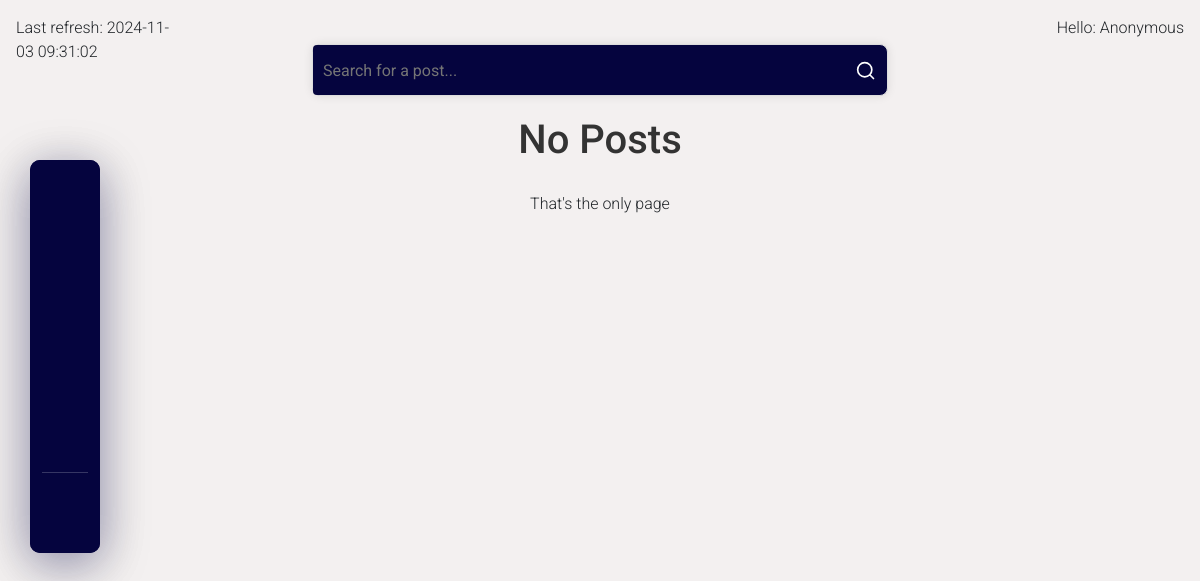
Page /dashboard/ on the earlier database version.
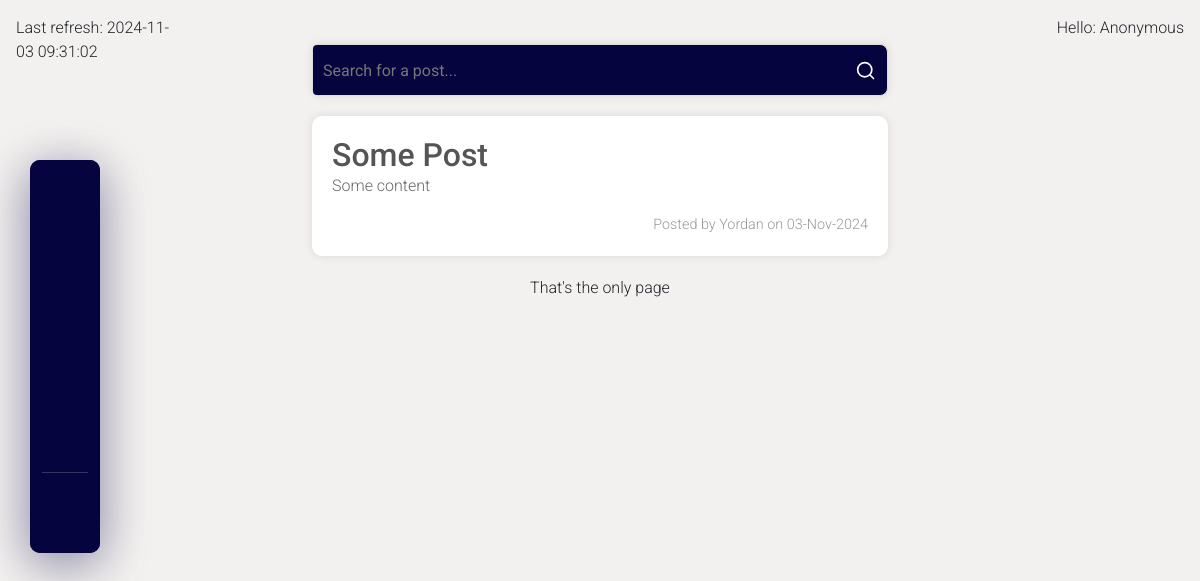
Same page on the later database version.
### forumApp/posts/models.py (models this page shows, shortened)
class Post(models.Model):
    TITLE_MAX_LENGTH = 100
    title = models.CharField(
        max_length=TITLE_MAX_LENGTH,
    )
    content = models.TextField(
        validators=(
            BadLanguageValidator(),
        )
    )
    author = models.CharField(
        max_length=30,
    )
    created_at = models.DateTimeField(
        auto_now_add=True,
    )
    languages = models.CharField(
        max_length=20,
        choices=LanguageChoice.choices,
        default=LanguageChoice.OTHER,
    )
    image = models.ImageField(
        upload_to='post_images/',
        blank=True,
        null=True,
    )

### forumApp/posts/views.py (the view)
# urls.py: path('dashboard/', DashboardView.as_view(), name="dash"),
class DashboardView(ListView, FormView):
    template_name = 'posts/dashboard.html'
    context_object_name = 'posts'
    form_class = SearchForm
    paginate_by = 2
    success_url = reverse_lazy('dash')
    model = Post
    def get_queryset(self):
        queryset = self.model.objects.all()
        if 'query' in self.request.GET:
            query = self.request.GET.get('query')
            queryset = queryset.filter(title__icontains=query)
        return queryset

### forumApp/posts/forms.py
class SearchForm(forms.Form):
    query = forms.CharField(
        label='',
        required=False,
        max_length=100,
        widget=forms.TextInput(
            attrs={
                'placeholder': 'Search for a post...',
            }
        )
    )

### forumApp/posts/templatetags/current_time.py (called while the page is built)
@register.simple_tag(name='current_time')
def current_time(format_str='%Y-%m-%d %H:%M:%S'):
    return datetime.now().strftime(format_str)

### forumApp/posts/templatetags/markdown_extras.py (called while the page is built)
@register.filter(name="markdown")
def markdown_format(text):
    return mark_safe(markdown.markdown(text))

### forumApp/posts/templatetags/user_info.py (called while the page is built)
@register.inclusion_tag('common/user-info.html')
def user_info(user):
    if user.is_authenticated:
        return {
            'username': user.username,
        }
    return {
        'username': "Anonymous",
    }

### templates/posts/dashboard.html (shortened to what this page needs)
{% extends 'common/base.html' %}
{% load markdown_extras %}
{% block content %}
    {% include "common/nav.html" %}
    <div class="container">
        {% include 'posts/search-form.html' %}
        <div class="posts">
            {% for post in posts %}
                <a id="post-url" href="{% url 'details-post' post.pk %}">
                    <div class="post">
                        <h2>{{ post.title|capfirst }}</h2>
                        {% if not post.content %}
                            {% lorem 3 p %}
                        {% else %}
                            {{ post.content|markdown }}
                        {% endif %}
                        <div class="post-meta">
                            <span>Posted by {{ post.author|default:"anonymous" }} on {{ post.created_at|date:"d-M-Y" }}</span>
                        </div>
                    </div>
                </a>
            {% empty %}
                <h1>No Posts</h1>
            {% endfor %}
            {% if not page_obj.has_next and page_obj.number == 1 %}
                <p>That's the only page</p>
            {% endif %}
        </div>
    </div>
{% endblock %}

### templates/common/base.html (shortened to what this page needs)
{% load static %}
{% load current_time %}
{% load user_info %}
<!DOCTYPE html>
<html lang="en">
<head>
    {% block styles %}
        <link rel="stylesheet" href="https://cdn.jsdelivr.net/npm/bootstrap@4.1.3/dist/css/bootstrap.min.css">
        <link rel="stylesheet" href="{% static 'css/styles.css' %}">
    {% endblock %}
</head>
<body>
    {% include "common/nav.html" %}
    <div class="container-fluid">
        <div class="row">
            <div class="col-md-2 p-3">
                <p>Last refresh: {% current_time  %}</p>
            </div>
            <div class="col-md-8 py-4">
                <div class="text-center">
                    {% block content %}{% endblock %}
                </div>
            </div>
            <div class="col-md-2 p-3 d-flex justify-content-end">
                {% user_info request.user %}
            </div>
        </div>
    </div>
</body>
</html>

### templates/common/nav.html (shortened to what this page needs)
<ul class="menu">
    <li class="menu-item">
        <a href="{% url "index" %}" class="menu-link">
        </a>
    </li>
    <li class="menu-item">
        <a href="{% url "dash" %}" class="menu-link">
        </a>
    </li>
    <li class="menu-item">
        <a href="{% url 'add-post' %}" class="menu-link">
        </a>
    </li>
    {% if not request.user.is_authenticated %}
        <li class="menu-item">
            <a href="{% url 'login' %}" class="menu-link">
            </a>
        </li>
    {% endif %}
    <li class="menu-item">
        <a href="#" class="menu-link">
        </a>
    </li>
    <li class="menu-item">
        <a href="#" class="menu-link">
        </a>
    </li>
</ul>

### templates/posts/search-form.html
{% load crispy_forms_tags %}
<form class="search-bar" action="{% url 'dash' %}" method="get">
    {{ form }}
    <button>
        <svg xmlns="http://www.w3.org/2000/svg" width="20" height="20" viewBox="0 0 24 24" fill="transparent" stroke="white" stroke-width="2" stroke-linecap="round" stroke-linejoin="round" class="ai ai-Search"><path d="M21 21l-4.486-4.494M19 10.5a8.5 8.5 0 1 1-17 0 8.5 8.5 0 0 1 17 0z"/></svg>
    </button>
</form>

### templates/common/user-info.html
<div class="user-info">
    <p>Hello: {{ username }}</p>
</div>

### staticfiles/css/posts.css (style rules this page uses)
body { font-family: "Roboto", sans-serif; font-weight: 300; font-style: normal; background-color: #f3f0f0; margin: 0; padding: 0; }
.container { width: 80%; margin: 0 auto; padding: 20px; }
#post-url { text-decoration: none; }
.posts { margin-top: 20px; display: flex; flex-direction: column; gap: 20px; }
.post { padding: 20px; border-radius: 10px; background-color: #ffffff; box-shadow: 0 0 10px rgba(0, 0, 0, 0.1); }
.post h2 { margin: 0; color: #555; text-align: left; }
.post p { color: #666; text-align: left; }
.post-meta { margin-top: 10px; display: flex; justify-content: end; font-size: 0.9em; color: #999; }

### staticfiles/css/nav.css (style rules this page uses)
*, *:after, *:before { box-sizing: border-box; }
ul.menu { position: fixed; z-index: 1000; font-family: "Roboto", sans-serif; font-weight: 300; font-style: normal; left: 30px; top: 20%; list-style: none; margin: 0; width: 70px; padding: 0; margin-right: auto; background-color: #05043e; display: flex; flex-direction: column; justify-content: space-between; padding: 0.75rem; border-radius: 10px; box-shadow: 0 10px 50px 0 rgba(5, 4, 62, 0.25); }
ul.menu li.menu-item:nth-child(6) { margin-top: 5rem; padding-top: 1.25rem; border-top: 1px solid #363664; }
ul.menu li.menu-item + li.menu-item { margin-top: 0.75rem; }
ul.menu a.menu-link { color: #FFF; text-decoration: none; display: flex; align-items: center; justify-content: center; width: 3rem; height: 3rem; border-radius: 8px; position: relative; }

### staticfiles/css/forms.css (style rules this page uses)
form { width: 100%; max-width: 600px; margin: 0 auto; padding: 20px; background-color: #3aafa9; border: 1px solid #ddd; border-radius: 8px; box-shadow: 0 0 10px rgba(0, 0, 0, 0.1); }
form div { margin-bottom: 15px; }
form input[type="text"], form textarea { width: 100%; padding: 10px; font-size: 16px; border: 1px solid #ccc; border-radius: 4px; }

### staticfiles/css/search-bar.css (style rules this page uses)
.search-bar { width: 100%; height: 52px; display: flex; justify-content: flex-end; padding: 0; box-shadow: 0 0 10px rgba(0, 0, 0, 0.1); }
.search-bar { background-color: #05043e; }
.search-bar div { width: 100%; height: 100%; }
.search-bar button { background-color: transparent; border: none; margin-right: 5px; }
.search-bar div input[type="text"] { background-color: #05043e; border: none; padding-left: 10px; height: 50px; color: white; }

Differences in the rows shown:
added Post: title "Some Post", content "Some content", author "Yordan", created_at "03-Nov-2024"
Other differences:
text no longer shown: "No Posts"
